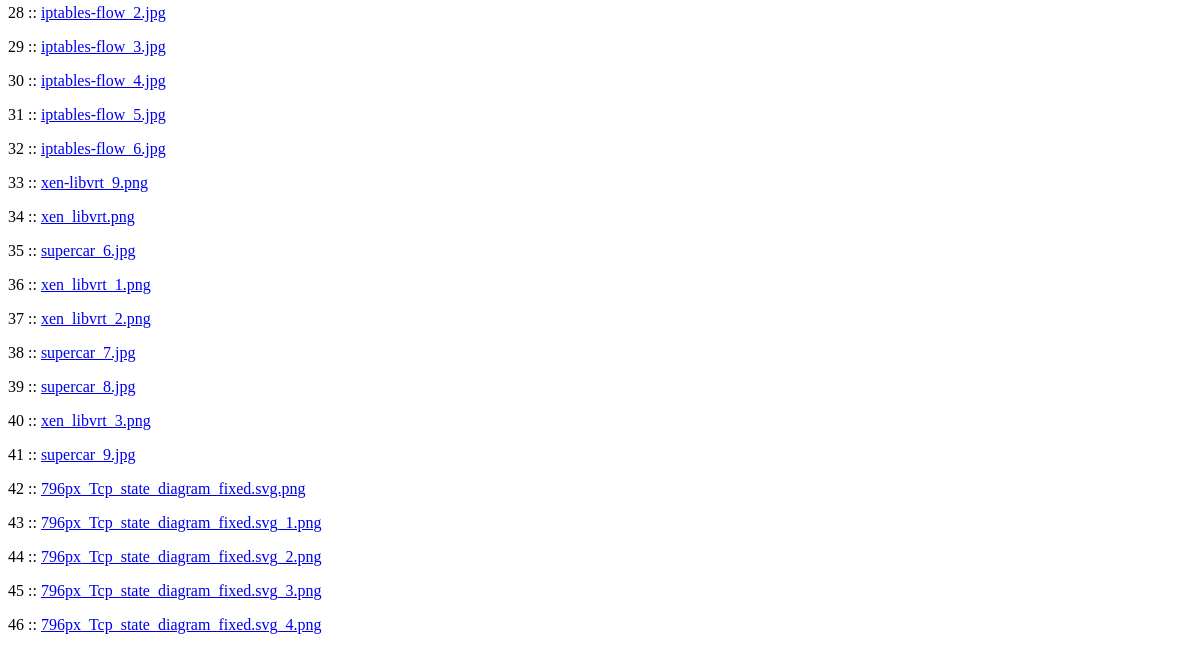
/list (lower part), run on an earlier commit of the app's database.
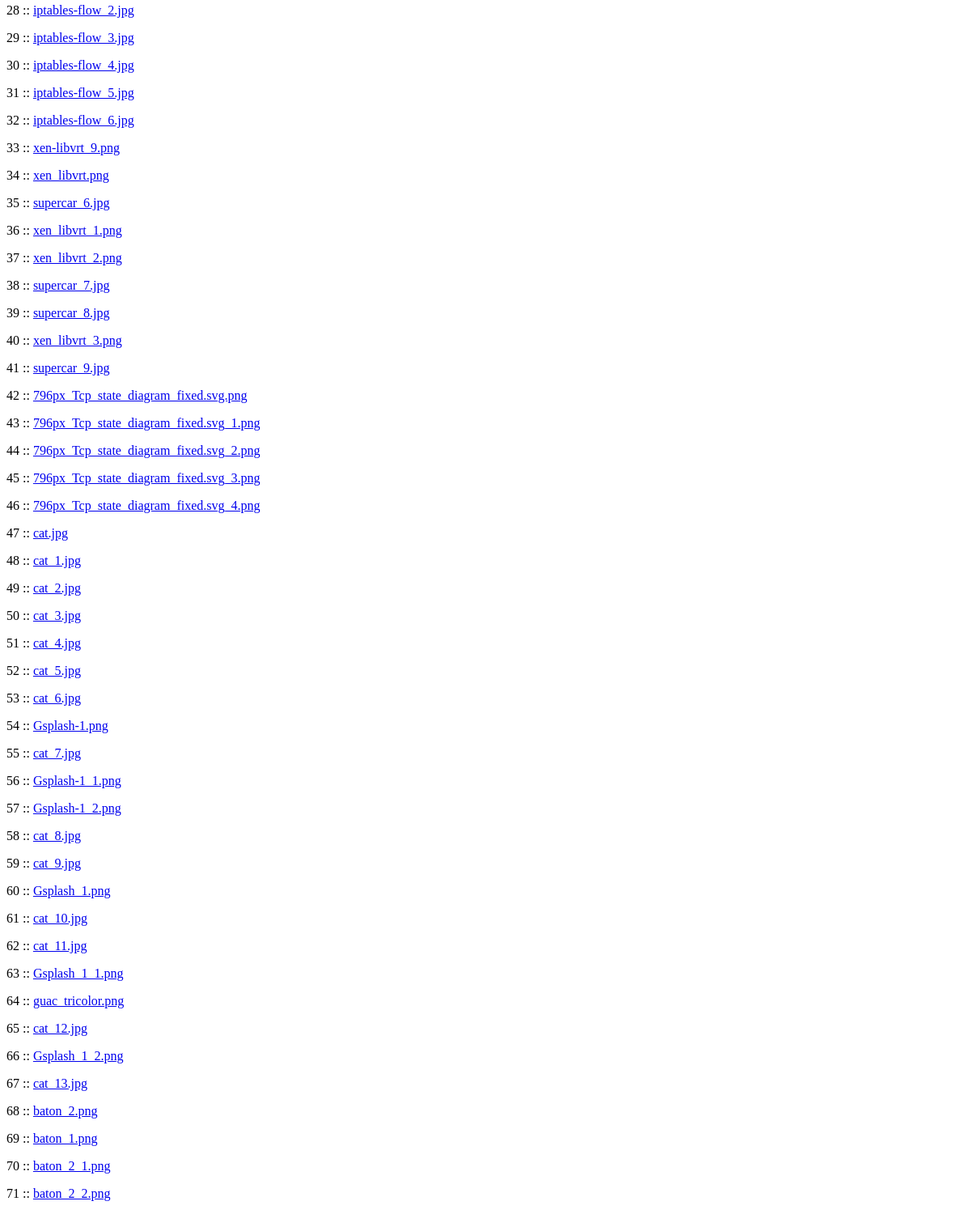
And on a later commit of the database.
### models.py (models this page shows, shortened)
class PostPic(db.Model):
    __tablename__ = "postpic"
    id = db.Column(db.Integer, primary_key=True)
    image = db.Column(db.String(255))
    link = db.Column(db.String(300))
    publish_date = db.Column(db.DateTime())

### view.py (the view)
@app.route('/list')
def list():
    data = PostPic.query.order_by(PostPic.id)
    return render_template('list.html', data=data )

### templates/list.html
{% for list in data %}
	<p>
	{{ list.id }} ::
		{% if list.link %}
			<a href="{{ url_for('show', path_id=list.link ) }} "> {{  list.image }} </a>
		{% else %}
			<a href="{{ url_for('show', path_id="aabbccdd" ) }} "> {{  list.image }} </a>
		{% endif %}
	</p>
{% endfor %}

What changed in the data, as far as the page shows it:
added PostPic: id "47", image "cat.jpg"
added PostPic: id "48", image "cat_1.jpg"
added PostPic: id "49", image "cat_2.jpg"
added PostPic: id "50", image "cat_3.jpg"
added PostPic: id "51", image "cat_4.jpg"
added PostPic: id "52", image "cat_5.jpg"
added PostPic: id "53", image "cat_6.jpg"
added PostPic: id "54", image "Gsplash-1.png"
added PostPic: id "55", image "cat_7.jpg"
added PostPic: id "56", image "Gsplash-1_1.png"
added PostPic: id "57", image "Gsplash-1_2.png"
added PostPic: id "58", image "cat_8.jpg"
added PostPic: id "59", image "cat_9.jpg"
added PostPic: id "60", image "Gsplash_1.png"
added PostPic: id "61", image "cat_10.jpg"
added PostPic: id "62", image "cat_11.jpg"
added PostPic: id "63", image "Gsplash_1_1.png"
added PostPic: id "64", image "guac_tricolor.png"
added PostPic: id "65", image "cat_12.jpg"
added PostPic: id "66", image "Gsplash_1_2.png"
added PostPic: id "67", image "cat_13.jpg"
added PostPic: id "68", image "baton_2.png"
added PostPic: id "69", image "baton_1.png"
added PostPic: id "70", image "baton_2_1.png"
added PostPic: id "71", image "baton_2_2.png"
